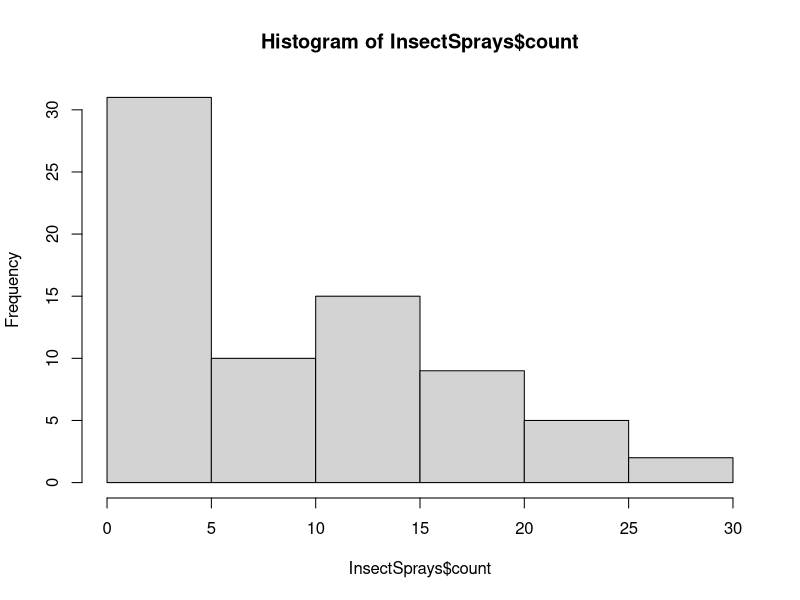
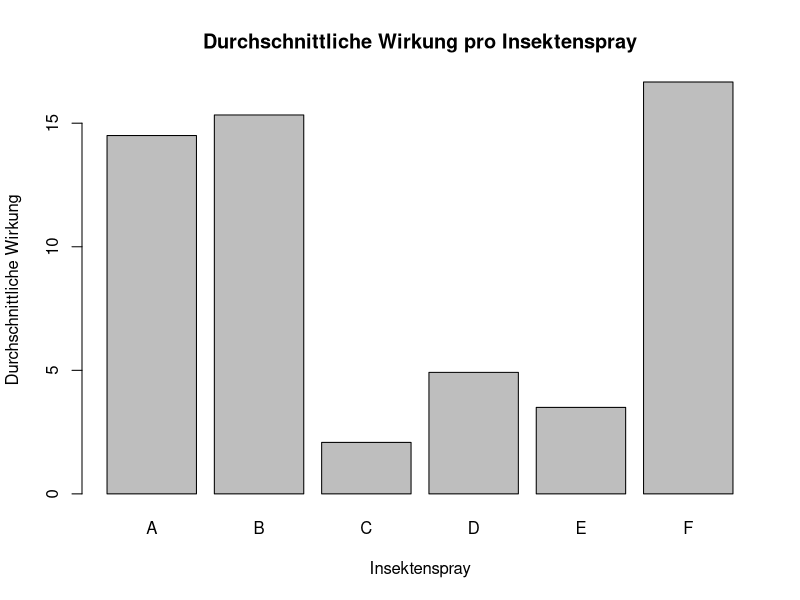
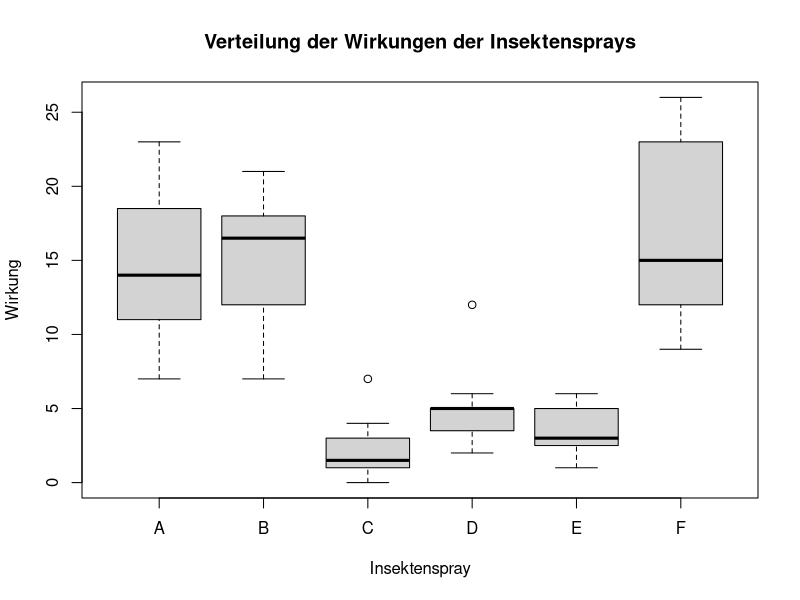

R code for these plots, in order:
# R Einführung
# Wirkung von Insektensprays

# Frage 1: Datenüberblick
# Laden Sie den InsectSprays-Datensatz.
data(InsectSprays)

# Zeigen Sie die ersten Zeilen des Datensatzes an.
head(InsectSprays)

# Beantworten der Frage:
# Welche Variablen sind im Datensatz enthalten?
# Antwort: Der Datensatz enthält zwei Hauptvariablen: "count" und "spray". Die "count"-Variable gibt die Anzahl der getöteten Insekten an, während "spray" die Art des verwendeten Insektensprays angibt. Es gibt sechs verschiedene Arten von Sprays: A, B, C, D, E und F.

# Frage 2: Deskriptive Statistik
# Zeigen Sie eine statistische Zusammenfassung des Datensatzes an.
summary(InsectSprays)

# Beantworten der Frage:
# Wie hoch ist die durchschnittliche Wirkung aller Insektensprays zusammen?
# Antwort: Die durchschnittliche Wirkung aller Insektensprays zusammen beträgt etwa 9.5.


# Frage 3: Visualisierung
# Ein Histogramm für die Anzahl der behandelten Insekten (count) erstellen.
hist(InsectSprays$count)

# Erstellen Sie ein Balkendiagramm der durchschnittlichen Wirkung jedes Insektensprays.
barplot(tapply(InsectSprays$count, InsectSprays$spray, mean), 
        main="Durchschnittliche Wirkung pro Insektenspray",
        xlab="Insektenspray", ylab="Durchschnittliche Wirkung")

# Erstellen Sie ein Boxplot der Wirkungen der Insektensprays.
boxplot(count ~ spray, data=InsectSprays, 
        main="Verteilung der Wirkungen der Insektensprays",
        xlab="Insektenspray", ylab="Wirkung")

# Beantworten der Fragen:
# Welche Art der Verteilung ist zu erkennen
# Antwort: Rechtschiefe Verteilung
# Welches Insektenspray hat die höchste durchschnittliche Wirkung?
# Antwort: Das Insektenspray "sprayF" hat die höchste durchschnittliche Wirkung.
# Welches Insektenspray hat die geringste durchschnittliche Wirkung?
# Antwort: Das Insektenspray "sprayC" hat die geringste durchschnittliche Wirkung.

# Frage 4: Konditionaler Mittelwert
# Berechnen Sie den Durchschnitt (Mittelwert) der Wirkung des Sprays "sprayB".
mean_sprayB <- mean(InsectSprays$count[InsectSprays$spray == "B"])
mean_sprayB

# Beantworten der Frage:
# Welchen Wert ergibt die Berechnung?
# Antwort: Der Durchschnitt der Wirkung des Sprays "sprayB" beträgt etwa 15.3.

# Frage 5: Variabilität
# Berechnen Sie die Standardabweichung der Wirkung des Sprays "sprayD".
sd_sprayD <- sd(InsectSprays$count[InsectSprays$spray == "D"])
sd_sprayD

# Beantworten der Frage:
# Wie viel Variation gibt es in den Wirkungen dieses Sprays?
# Antwort: Die Standardabweichung der Wirkung des Sprays "sprayD" beträgt etwa 2.5.

# Frage 6: Korrelation
# Berechnen Sie die Korrelation zwischen den Wirkungen der Sprays "sprayE" und "sprayF".
cor_sprayE_F <- cor(InsectSprays$count[InsectSprays$spray == "E"], InsectSprays$count[InsectSprays$spray == "F"])
cor_sprayE_F

# Beantworten der Frage:
# Gibt es eine positive oder negative Korrelation zwischen den Wirkungen?
# Antwort: Die Korrelation zwischen den Wirkungen der Sprays "sprayE" und "sprayF" ist positiv.


